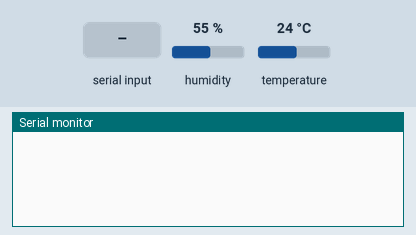
Bench run of a sketch on a simulated Arduino Mega 2560, built with avr-gcc and run on an emulated ATmega2560. Parts: the last lines printed to the serial monitor. The test bench sets the inputs (shaded band); at power-on: humidity 55 %, temperature 24 °C.

Above: at 1.2 s.
1.3 s: "temp\n" received over Serial
At 2.0 s:
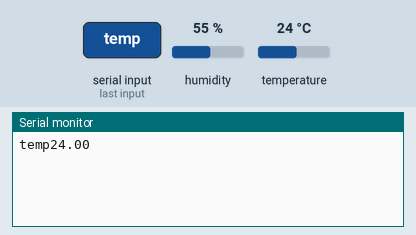
2.8 s: "humi\n" received over Serial
At 4.0 s:
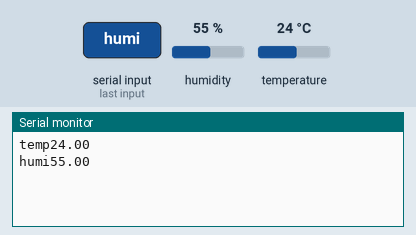
4.3 s: "1\n" received over Serial
At 5.2 s:
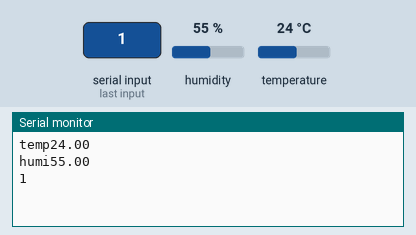

Measured:
- after the input at 1.3 s, the serial monitor: prints a new line at once (image 1)
- after the input at 2.8 s, the serial monitor: prints a new line at once (image 2)
- after the input at 4.3 s, the serial monitor: prints a new line at once (image 3)

The sketch:

sensor.ino
```cpp
/*
  Questo è Sensorino
  File Principale
  È stato costruito da Alessandro Massarenti
  V 2.0
*/

#include "DHT.h"

String inputString = "";     // a String to hold incoming data
bool stringComplete = false; // whether the String is complete
DHT sensore1(2, 22);         // Sensor1 (air temp and humid)

void setup()
{
  Serial.begin(9600);
  inputString.reserve(200);
  sensore1.begin();
}

void loop()
{

  if (stringComplete)
  {
    if (inputString == "temp")
    {
      Serial.print("temp");
      Serial.println(sensore1.readTemperature());
    }
    else if (inputString == "humi")
    {
      Serial.print("humi");
      Serial.println(sensore1.readHumidity());
    }
    else
    {
      Serial.println(inputString);
    }
    // clear the String
    inputString = "";
    stringComplete = false;
  }

  // Clock
  delay(10);
}

void serialEvent()
{
  while (Serial.available())
  {
    char inChar = (char)Serial.read(); // get the new byte:
    // if the incoming character is a newline, set a flag so the main loop can
    // do something about it:
    if (inChar == '\n')
      stringComplete = true;
    else
      inputString += inChar; // add it to the inputString:
  }
}
```
